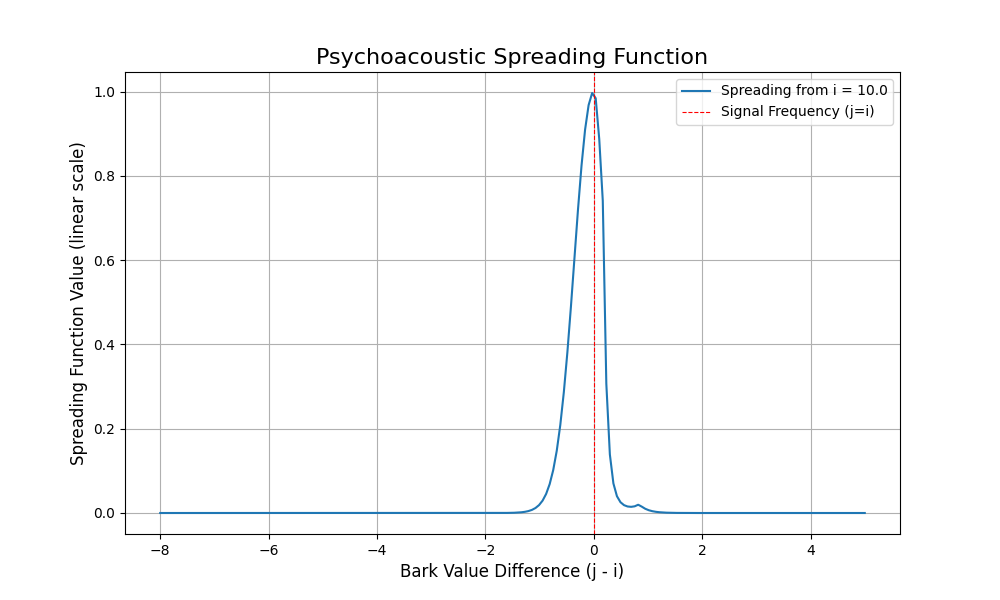

Source code (Python):
import numpy as np
import matplotlib.pyplot as plt
import matplotlib
import io
import base64
from IPython.display import display, Image

# 使用 Agg 后端，这样就不需要图形用户界面
matplotlib.use('Agg')


def spreading_function(i, j):
    """
    根据图片中的公式计算扩展函数 sprdngf(i, j) 的值。

    参数:
    i (float or array-like): 信号的巴克值 (Bark value)
    j (float or array-like): 被扩散到的频带的巴克值

    返回:
    float or array-like: 扩展函数的值
    """
    # 计算临时变量 tmpx
    # 使用 np.where 来处理 j >= i 和 j < i 的情况，方便向量化计算
    tmpx = np.where(j >= i, 3.0 * (j - i), 1.5 * (j - i))

    # 计算临时变量 tmpz
    # minimum(a, b) 返回 a 和 b 中更小（更负）的值
    tmpz_val = (tmpx - 0.5)**2 - 2 * (tmpx - 0.5)
    tmpz = 8 * np.minimum(tmpz_val, 0)

    # 计算临时变量 tmpy
    tmpy = 15.811389 + 7.5 * (tmpx + 0.474) - 17.5 * np.sqrt(1.0 + (tmpx + 0.474)**2)

    # 计算最终的 sprdngf(i, j)
    # 10^((tmpz + tmpy)/10)
    sprdngf = np.where(tmpy < -100, 0, 10**((tmpz + tmpy) / 10.0))

    return sprdngf

# --- 绘图部分 ---

# 设定一个固定的信号巴克值 i
i_fixed = 10.0

# 创建一个围绕 i_fixed 的 j 值数组
# 我们关心的是 j 和 i 的相对差异，所以我们以 (j - i) 作为横坐标
j_minus_i = np.linspace(-8, 5, 200)
j_values = i_fixed + j_minus_i

# 计算对应的扩展函数值
sprdngf_values = spreading_function(i_fixed, j_values)

# 创建图像
plt.figure(figsize=(10, 6))
plt.plot(j_minus_i, sprdngf_values, label=f'Spreading from i = {i_fixed}')

# 设置图像标题和坐标轴标签
plt.title("Psychoacoustic Spreading Function", fontsize=16)
plt.xlabel("Bark Value Difference (j - i)", fontsize=12)
plt.ylabel("Spreading Function Value (linear scale)", fontsize=12)
plt.grid(True)
plt.legend()
plt.axvline(x=0, color='r', linestyle='--', linewidth=0.8, label='Signal Frequency (j=i)')
plt.legend()

# 将图像保存到内存中，而不是文件
buf = io.BytesIO()
plt.savefig(buf, format='png')
buf.seek(0)

plt.savefig("spreading_function.png")
print("已保存图像为 spreading_function.png")
# 关闭图像以释放内存
plt.close()

# 将图像数据编码为 Base64 字符串
# image_base64 = base64.b64encode(buf.read()).decode('utf-8')

# 为了显示，我们将直接输出图像
# 在实际环境中，您可能会使用 image_base64
# print(f"data:image/png;base64,{image_base64}")
# 在当前环境中，直接显示图片
from IPython.display import Image
img = Image(buf.read())
display(img)


